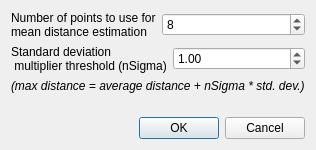
<?xml version="1.0" encoding="UTF-8"?>
<ui version="4.0">
 <class>StatisticalOutliersRemoverDlg</class>
 <widget class="QDialog" name="StatisticalOutliersRemoverDlg">
  <property name="geometry">
   <rect>
    <x>0</x>
    <y>0</y>
    <width>300</width>
    <height>150</height>
   </rect>
  </property>
  <property name="windowTitle">
   <string>Statistical Outliers Removal</string>
  </property>
  <layout class="QVBoxLayout" name="verticalLayout">
   <item>
    <layout class="QHBoxLayout" name="horizontalLayout">
     <item>
      <widget class="QLabel" name="label">
       <property name="text">
        <string>Number of points to use for 
mean distance estimation</string>
       </property>
      </widget>
     </item>
     <item>
      <widget class="QSpinBox" name="spinK">
       <property name="minimum">
        <number>0</number>
       </property>
       <property name="maximum">
        <number>1000</number>
       </property>
       <property name="value">
        <number>8</number>
       </property>
      </widget>
     </item>
    </layout>
   </item>
   <item>
    <layout class="QHBoxLayout" name="horizontalLayout_2">
     <item>
      <widget class="QLabel" name="label_2">
       <property name="text">
        <string>Standard deviation
 multiplier threshold (nSigma)</string>
       </property>
      </widget>
     </item>
     <item>
      <widget class="QDoubleSpinBox" name="spinStd">
       <property name="decimals">
        <number>2</number>
       </property>
       <property name="value">
        <double>1.000000000000000</double>
       </property>
      </widget>
     </item>
    </layout>
   </item>
   <item>
    <widget class="QLabel" name="label_3">
     <property name="font">
      <font>
       <italic>true</italic>
      </font>
     </property>
     <property name="text">
      <string>(max distance = average distance + nSigma * std. dev.)</string>
     </property>
    </widget>
   </item>
   <item>
    <spacer name="verticalSpacer">
     <property name="orientation">
      <enum>Qt::Vertical</enum>
     </property>
     <property name="sizeHint" stdset="0">
      <size>
       <width>20</width>
       <height>40</height>
      </size>
     </property>
    </spacer>
   </item>
   <item>
    <widget class="QDialogButtonBox" name="buttonBox">
     <property name="orientation">
      <enum>Qt::Horizontal</enum>
     </property>
     <property name="standardButtons">
      <set>QDialogButtonBox::Cancel|QDialogButtonBox::Ok</set>
     </property>
    </widget>
   </item>
  </layout>
 </widget>
 <resources/>
 <connections>
  <connection>
   <sender>buttonBox</sender>
   <signal>accepted()</signal>
   <receiver>StatisticalOutliersRemoverDlg</receiver>
   <slot>accept()</slot>
   <hints>
    <hint type="sourcelabel">
     <x>9</x>
     <y>83</y>
    </hint>
    <hint type="destinationlabel">
     <x>215</x>
     <y>92</y>
    </hint>
   </hints>
  </connection>
  <connection>
   <sender>buttonBox</sender>
   <signal>rejected()</signal>
   <receiver>StatisticalOutliersRemoverDlg</receiver>
   <slot>reject()</slot>
   <hints>
    <hint type="sourcelabel">
     <x>9</x>
     <y>83</y>
    </hint>
    <hint type="destinationlabel">
     <x>132</x>
     <y>92</y>
    </hint>
   </hints>
  </connection>
 </connections>
</ui>
